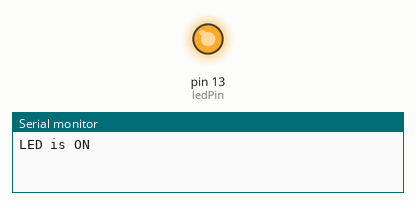
Simulated run of this sketch. Board: Arduino Uno, built with avr-gcc and run on an emulated ATmega328P. Shown: output pins drawn as LEDs (lit = HIGH), the last lines printed to the serial monitor.

Above: at 1.5 s.
At 4.5 s:
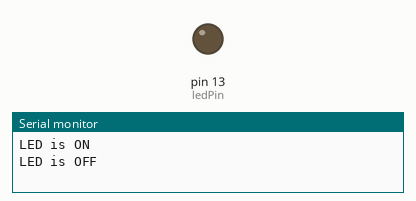
Timing chart, 0 to 7.8 s (numbered marks = the images above):
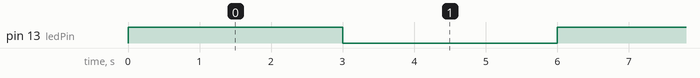

Measured:
- by itself, pin 13 (ledPin): alternates HIGH for 3.0 s and LOW for 3.0 s

The sketch:

serial.ino
```cpp
// hello world, write to the led pin

// the pin to control, typically this pin has an LED attached
int ledPin = 13;

void setup() {
  // setup serial port
  Serial.begin(9600);
  // make the pin act as Output, as we will write a value to it
  pinMode(13, OUTPUT);
}

void loop() {
  // write the value HIGH to the ledPin. switches the LED on
  digitalWrite(ledPin, HIGH);
  // print on message
  Serial.println("LED is ON");
  // pause for 3 seconds
  delay(3000);

  // write the value LOW, which turns the LED off
  digitalWrite(ledPin, LOW);
  // print off message
  Serial.println("LED is OFF");
  // pause for 3 s"conds
  delay(3000);
}
```
